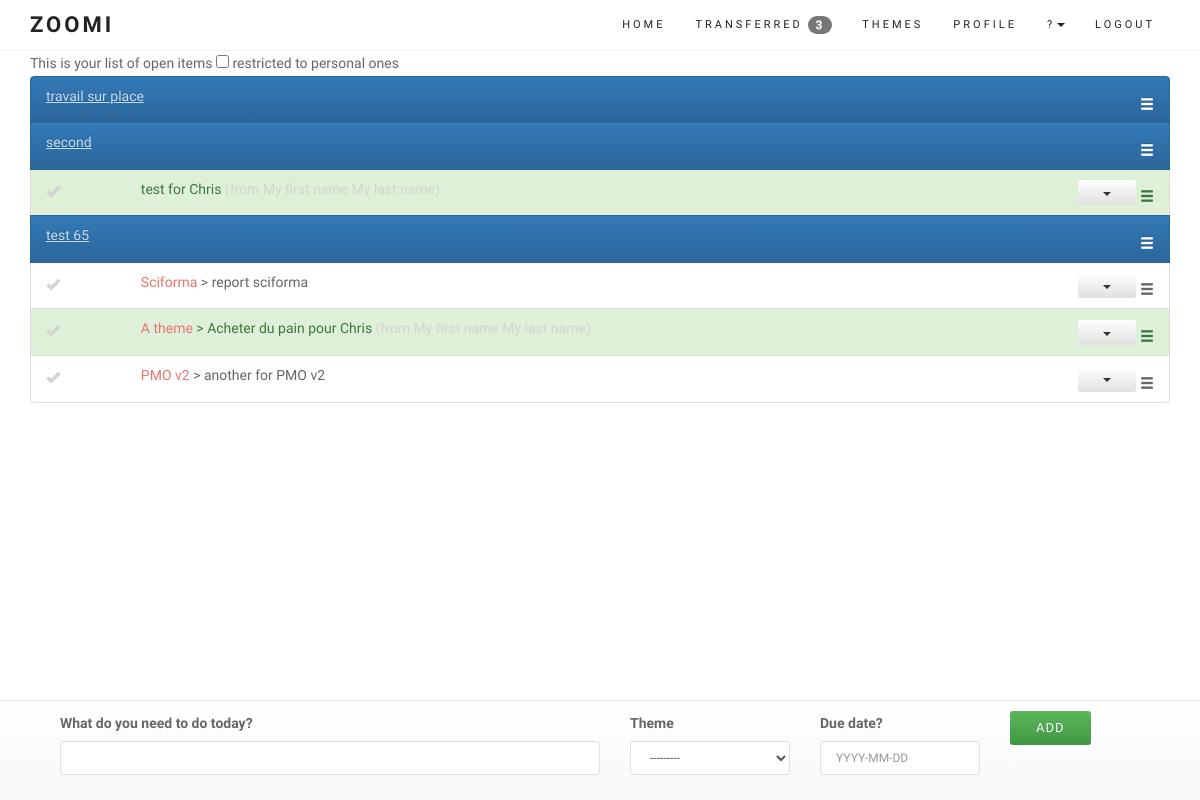
Page / (signed in) on the earlier database version.
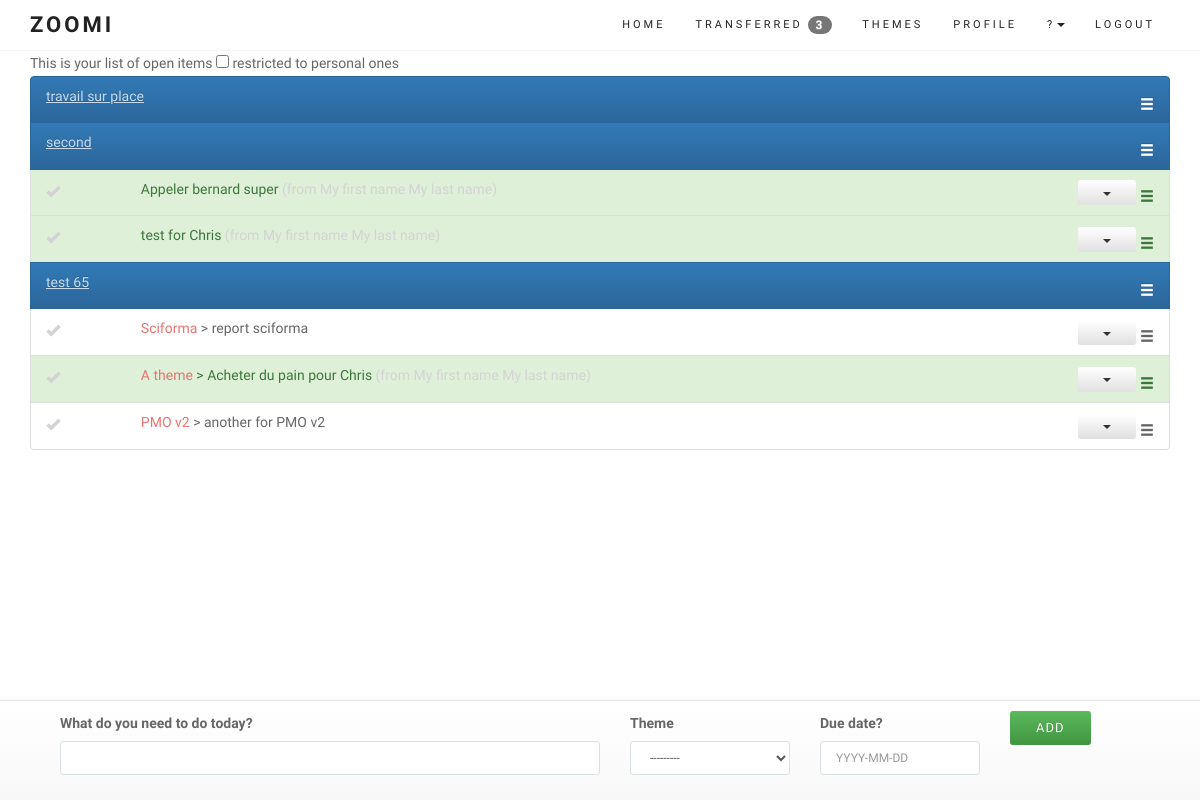
Same page on the later database version.
### core/models.py (models this page shows, shortened)
class Entry(models.Model):
	user = models.ForeignKey(User)
	name = models.CharField(max_length=100)
	data = models.CharField(max_length=200, blank=True)
	order = models.IntegerField(default=1000)
	duedate = models.DateField(null=True, blank=True)
	done = models.BooleanField(default=False) # 0 = to do / 1 = completed
	impediment = models.BooleanField(default=False) # 0 = No / 1 = Yes
	transfered = models.BooleanField(default=False) # 0 = No / 1 = Yes = no longer in your List
	personal = models.BooleanField(default=False) # 0 = No / 1 = Yes
	assignees = models.ManyToManyField(User, related_name='assignees',blank=True)
	section = models.BooleanField(default=False) # 0 = No / 1 = Yes
	created_at = models.DateTimeField(auto_now_add=True)
	completed_on = models.DateTimeField(null=True, blank=True)
	theme = models.ForeignKey(Theme, null=True, blank=True)
	class Meta:
		ordering = ['order']
		verbose_name_plural = "entries"
	def __str__(self):
		return str(self.name)
	def update_entry_url(self):
		return reverse (viewname="detail", args=[self.id])
	def update_modal_entry_url(self):
		return reverse (viewname="entrymodal", args=[self.id])
	def comment_entry_url(self):
		return reverse (viewname="commentlist", args=[self.id])
	def theme_entry_url(self):
		return reverse (viewname="themedetails", args=[self.theme.id])

class Theme(models.Model):
	user = models.ForeignKey(User)
	name = models.CharField(max_length=100, null=True, blank=True)
	created_at = models.DateTimeField(auto_now_add=True)
	def __str__(self):
		return str(self.name)

### core/views.py (the view, shortened to what this page needs)
# urls.py: url(r'^$', login_required(coreviews.EntryListAppendViewBS.as_view()), name='entrylistBS'), # Bootstrap test
class EntryListAppendViewBS(ListAppendView):
	model = coremodels.Entry
	template_name = 'entry/listBS.html'
	context_object_name = 'entry'
	hide_sortable = ""
	def get_queryset(self):
		return coremodels.Entry.objects.filter(Q(user=self.request.user, transfered=0) | Q(assignees=self.request.user), done=False).order_by('order')

### core/models.py
class EntryCreateForm(ModelForm):
	class Meta:
		model = Entry
		fields = ['name','theme','duedate'] # the form on the homepage
	def __init__(self, *args, **kwargs): # current_business, as parameter (cf Creeam)
		current_user = kwargs.pop('user')
		super(EntryCreateForm, self).__init__(*args, **kwargs)
		self.fields['name'].label = "What do you need to do today?"
		self.fields['theme'].label = "Theme"
		self.fields['duedate'].label = "Have a due date?"
		self.fields['duedate'].widget.attrs['placeholder'] = "YYYY-MM-DD"
		self.fields['name'].widget.attrs['autofocus'] = "on"
		self.fields['theme'].queryset = Theme.objects.filter(user=current_user)

### core/models.py (called while the page is built)
	def get_entry_transfered(self):
		return self.user.entry_set.filter(transfered=True, done=False).count()

	def get_form_kwargs(self):
		kwargs = super(ListAppendView, self).get_form_kwargs()
		kwargs['user'] = self.request.user
		return kwargs

### templates/entry/listBS.html (shortened to what this page needs)
{% extends "base/theme.html" %}
{% load sitegate %}
{% load staticfiles %}
{% block page_sub_title %}
<form>
This is your list of open items
<input type='checkbox' class='showpersonal' /> restricted to personal ones
</form>
{% endblock %}
{% block content %}
<link rel="stylesheet" href="{% static "css/zoomi.css" %}">
<section id="services">
	<div class="container">
		<div class="row ">
			<div class="col-lg-12 text-center">
						<ul id="todo_list_BS">
						   	{% for objects in object_list %}
{% block detail %}
									{% include 'entry/detailsBS.html' %}
{% endblock %}
							{% endfor %}
						</ul>
			</div>
		</div>
	</div>
</section>
{% endblock %}
{% block footer %}
	<footer class="navbar navbar-default navbar-fixed-bottom footerform">
		<div class="container">
			{% include 'entry/create.html' %}
		</div>
	</footer>
{% endblock %}

### templates/entry/detailsBS.html (shortened to what this page needs)
											<li id="entry_{{ objects.id }}" class="list-group-item
										{% if objects.section == 1 %}active personal{% endif %}
										{% if objects.personal == 1 %}personal{% endif %}
										{% if objects.transfered == 1 %}list-group-item-success{% endif %}
										">
								  	<div class="row">
										<div class="{% if objects.section == 1 %}hidden-xs hidden-sm hidden-md{% else %}hidden-xs col-sm-1 col-md-1{% endif %}">
								   			<span class="{% if objects.section == 0 %}glyphicon glyphicon-ok entrycheckmark{% endif %} {% if objects.done == 1 %}completed{% else %}todo{% endif %}" onclick="EntryComplete({{ objects.id }})"> </span>
								   		</div>
								   		<div class="col-xs-7 col-sm-6 col-md-6 col-lg-6 text-left">
								   			<p class="list-group-item-text">
								   				{% if objects.theme %}
								   					<a href="{{ objects.theme_entry_url }}">{{ objects.theme }}</a> >
								   				{% endif %}
								   				{% if objects.section == 1 %}
								   					<a href="{{ objects.update_entry_url }}" style="color:#C7DDEF;text-decoration: underline;">{{ objects|truncatewords:10 }}</a>
								   				{% else %}
									   				{{ objects|truncatewords:10 }}
									   				{% if objects.transfered == 1 %}<span class="sender">(from {{ objects.user.get_full_name }})</span>{% endif %}
								   				{% endif %}
									   		</p>
								   		</div>
								   		{% if objects.section == 1 %}
											<div class="col-xs-3 col-sm-1 col-md-1 col-lg-1"></div>
										{% endif %}
								   		<div class="hidden-xs col-sm-3 col-md-3 col-lg-3 text-right">
									    </div>
								   		<div class="hidden-xs col-sm-2 col-md-2 col-lg-2 text-right">
								   			{% if objects.section == 0 %}
												<div class="btn-group">
												  <button type="button" class="btn btn-xs btn-default dropdown-toggle" data-toggle="dropdown" aria-haspopup="true" aria-expanded="false">
												    <span class="caret"></span>
												  </button>
												</div>
											{% endif %}
								   				<span class="glyphicon glyphicon-menu-hamburger selector {{ view.hide_sortable }}">
									    </div>
									</div>
								</li>

Differences in the rows shown:
now on this page (row edited): Entry: section False (drawn), name "Appeler bernard super", user.get_full_name "My first name My last name"
